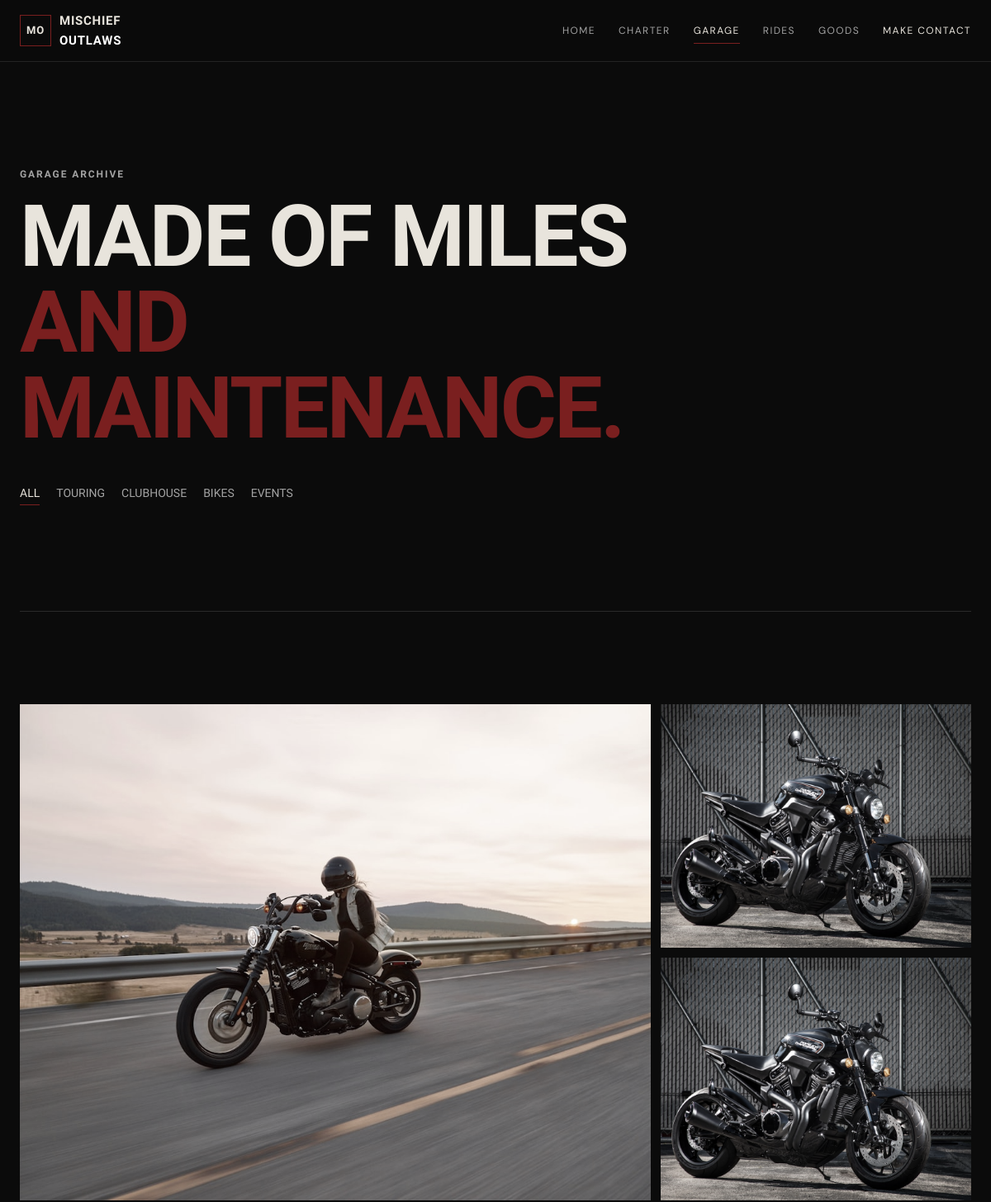
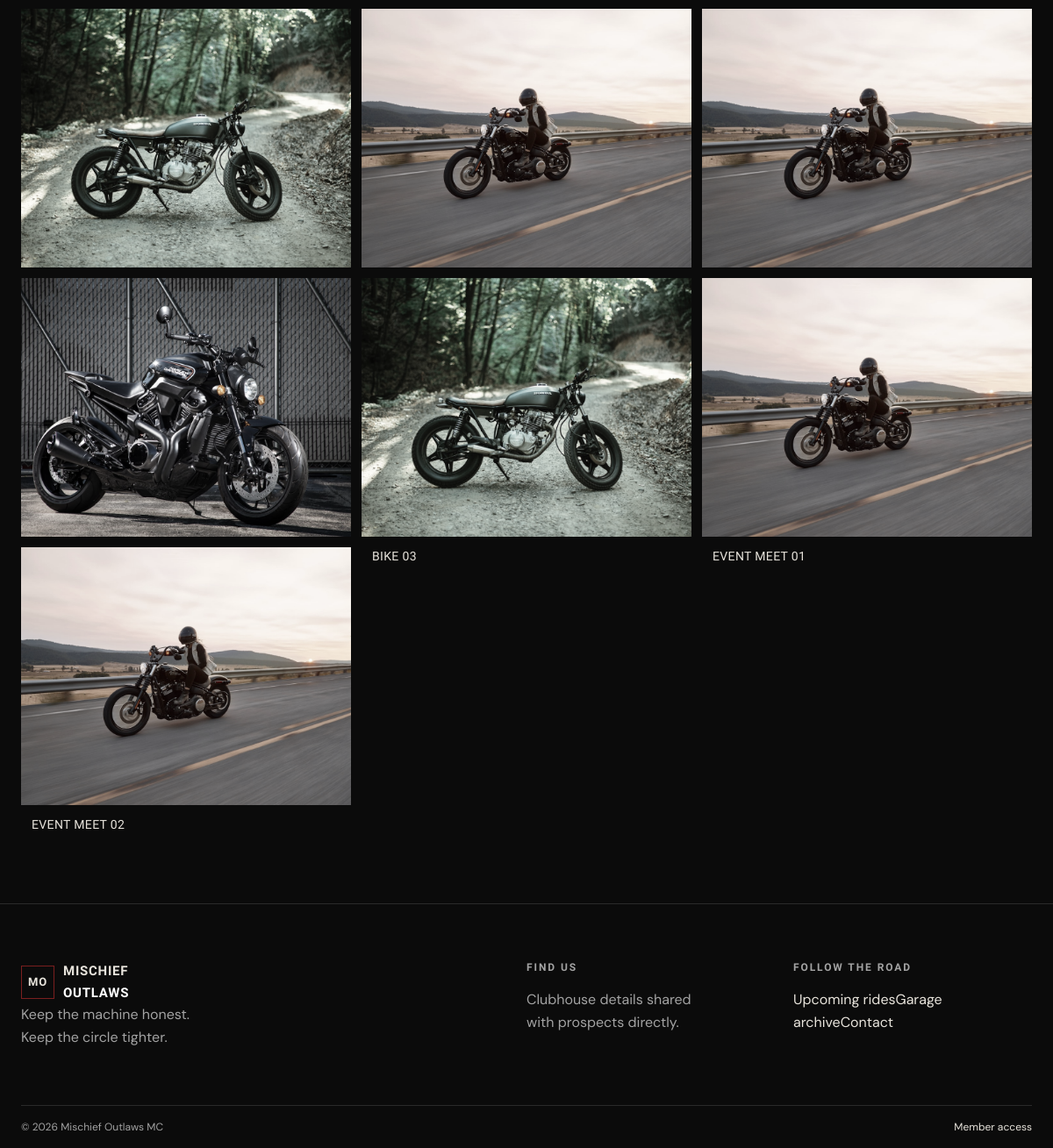
The page /index.php?page=gallery on the database its author committed (2 pictures, top to bottom).
### tables this page shows
CREATE TABLE gallery (id INT UNSIGNED AUTO_INCREMENT PRIMARY KEY, title VARCHAR(150) NOT NULL, image_path VARCHAR(255) NOT NULL, category ENUM('touring','clubhouse','bikes','events') NOT NULL DEFAULT 'touring', created_at TIMESTAMP NOT NULL DEFAULT CURRENT_TIMESTAMP, INDEX idx_gallery_category (category));

### includes/functions.php (called while the page is built, shortened)
<?php
function e(?string $value): string { return htmlspecialchars($value ?? '', ENT_QUOTES, 'UTF-8'); }
function url(string $route = 'home', array $params = []): string { return 'index.php?' . http_build_query(array_merge(['page' => $route], $params)); }
function current_route(string $page): string { return match ($page) { 'about' => 'about', 'gallery' => 'gallery', 'events', 'event' => 'events', 'shop' => 'shop', 'prospect' => 'prospect', default => 'home' }; }
function image_url(?string $path, string $fallback = 'assets/images/placeholders/default.jpg'): string {
    $path = trim((string)$path);
    return ltrim($path, '/');
}
function query_all(string $sql, array $params = []): array { $pdo = db(); if (!$pdo) return []; $statement = $pdo->prepare($sql); $statement->execute($params); return $statement->fetchAll(); }

### index.php (the view, shortened to what this page needs)
<?php
$page = trim((string)($_GET['page'] ?? 'home'), '/');
if ($page === 'admin/login') { $title = 'Member access | Mischief Outlaws'; require __DIR__ . '/includes/header.php'; ?>
<?php require __DIR__ . '/includes/footer.php'; exit; }
require __DIR__ . '/includes/header.php';
if ($page === 'home'): $events = query_all('SELECT * FROM events WHERE event_date >= CURDATE() ORDER BY event_date ASC LIMIT 3'); ?>
<section class="hero"><div class="hero-image"></div><div class="shell hero-content"><p class="eyebrow">Mischief Outlaws Motorcycle Club</p><h1>Keep the machine<br><em>honest.</em></h1><p class="hero-copy">A riding club built around the road, the garage, and the people who show up when it matters.</p><a class="button button-red" href="<?= url('prospect') ?>">Start a conversation <span>↗</span></a></div><div class="hero-stamp">Est. on the road<br><b>MO / MC</b></div></section>
<section class="shell intro-grid"><div><p class="eyebrow">The charter</p><h2>No spectators.<br><span>Just riders.</span></h2></div><div class="prose"><p>We keep our circle deliberate and our standards plain. The work happens in the garage, the miles make the bond, and every new face gets met person to person.</p><a class="text-link" href="<?= url('about') ?>">Read the charter <span>→</span></a></div></section>
<section class="image-band"><div class="shell image-band-copy"><p class="eyebrow">From the garage</p><h2>Steel, weather,<br>and a little noise.</h2><a class="button button-ghost" href="<?= url('gallery') ?>">Open the archive</a></div></section>
<section class="shell events-preview"><div class="section-head"><div><p class="eyebrow">On the calendar</p><h2>Next miles</h2></div><a class="text-link" href="<?= url('events') ?>">All rides <span>→</span></a></div><?php if (!$events): ?><p class="empty">The calendar is quiet for now. Check back soon.</p><?php else: foreach ($events as $event): ?><a class="event-row" href="<?= url('event', ['id' => $event['id']]) ?>"><time datetime="<?= e($event['event_date']) ?>"><b><?= date('d', strtotime($event['event_date'])) ?></b><?= date('M', strtotime($event['event_date'])) ?></time><span><strong><?= e($event['title']) ?></strong><small><?= e($event['location']) ?></small><span class="event-thumb" style="background-image:url('<?= e(image_url($event['image_path'])) ?>')" role="img" aria-label="Demo image for <?= e($event['title']) ?>"></span></span><span class="arrow">↗</span></a><?php endforeach; endif; ?></section>
<?php elseif ($page === 'gallery'): $category = $_GET['category'] ?? ''; $gallery = query_all('SELECT * FROM gallery ' . ($category ? 'WHERE category = ? ' : '') . 'ORDER BY created_at DESC', $category ? [$category] : []); ?>
<section class="page-hero shell"><p class="eyebrow">Garage archive</p><h1>Made of miles<br><em>and maintenance.</em></h1><div class="filters"><a class="<?= !$category ? 'active' : '' ?>" href="<?= url('gallery') ?>">All</a><?php foreach (['touring','clubhouse','bikes','events'] as $filter): ?><a class="<?= $category === $filter ? 'active' : '' ?>" href="<?= url('gallery', ['category' => $filter]) ?>"><?= ucfirst($filter) ?></a><?php endforeach; ?></div></section><section class="shell gallery-grid"><?php foreach ($gallery as $item): $itemImage = image_url($item['image_path']); ?><button class="gallery-item" data-lightbox data-src="<?= e($itemImage) ?>" data-alt="<?= e($item['title']) ?>"><img src="<?= e($itemImage) ?>" alt="<?= e($item['title']) ?>" loading="lazy"><span><?= e($item['title']) ?></span></button><?php endforeach; ?><?php if (!$gallery): ?><p class="empty">No photographs in this part of the archive yet.</p><?php endif; ?></section><dialog id="lightbox"><button data-close aria-label="Close image">×</button><img src="" alt=""></dialog>
<?php endif;
require __DIR__ . '/includes/footer.php';

### includes/header.php (shortened to what this page needs)
<?php $flash = take_flash(); $user = current_user(); $activeRoute = current_route($page ?? 'home'); $navItems = [['route' => 'home', 'label' => 'Home'], ['route' => 'about', 'label' => 'Charter'], ['route' => 'gallery', 'label' => 'Garage'], ['route' => 'events', 'label' => 'Rides'], ['route' => 'shop', 'label' => 'Goods'], ['route' => 'prospect', 'label' => 'Make contact']]; ?>
<!doctype html>
<html lang="en">
<head>
<link rel="stylesheet" href="assets/css/app.css">
</head>
<body>
<header class="site-header"><div class="shell nav-wrap"><a class="brand" href="<?= url() ?>"><span class="brand-mark">MO</span><span>Mischief<br><b>Outlaws</b></span></a><button class="nav-toggle" aria-expanded="false" aria-controls="nav">Menu</button><nav id="nav" class="nav-links" aria-label="Primary navigation"><?php foreach ($navItems as $item): $isActive = $activeRoute === $item['route']; ?><a class="nav-link <?= $isActive ? 'is-active' : '' ?> <?= $item['route'] === 'prospect' ? 'nav-cta' : '' ?>" href="<?= url($item['route']) ?>" <?= $isActive ? 'aria-current="page"' : '' ?>><?= e($item['label']) ?></a><?php endforeach; ?></nav></div></header>
<main id="main">

### includes/footer.php (shortened to what this page needs)
</main>
<footer class="site-footer"><div class="shell footer-grid"><div><a class="brand" href="<?= url() ?>"><span class="brand-mark">MO</span><span>Mischief<br><b>Outlaws</b></span></a><p class="muted">Keep the machine honest.<br>Keep the circle tighter.</p></div><div><p class="eyebrow">Find us</p><p class="muted">Clubhouse details shared<br>with prospects directly.</p></div><div><p class="eyebrow">Follow the road</p><div class="footer-links"><a href="<?= url('events') ?>">Upcoming rides</a><a href="<?= url('gallery') ?>">Garage archive</a><a href="<?= url('contact') ?>">Contact</a></div></div></div><div class="shell footer-bottom"><span>© <?= date('Y') ?> Mischief Outlaws MC</span><a href="<?= url('admin/login') ?>">Member access</a></div></footer><script src="assets/js/main.js"></script></body></html>

### rows shown on the page
gallery: image_path (picture)
gallery: image_path (picture)
gallery: image_path (picture)
gallery: image_path (picture)
gallery: image_path (picture)
gallery: image_path (picture)
gallery: image_path (picture)
gallery: image_path (picture), title "BIKE 03"
gallery: image_path (picture), title "EVENT MEET 01"
gallery: image_path (picture), title "EVENT MEET 02"

### other values the page prints
$item['label'] "HOME"
$item['label'] "CHARTER"
$item['label'] "GARAGE"
$item['label'] "RIDES"
$item['label'] "GOODS"
$item['label'] "MAKE CONTACT"
$filter "TOURING"
$filter "CLUBHOUSE"
$filter "BIKES"
$filter "EVENTS"
